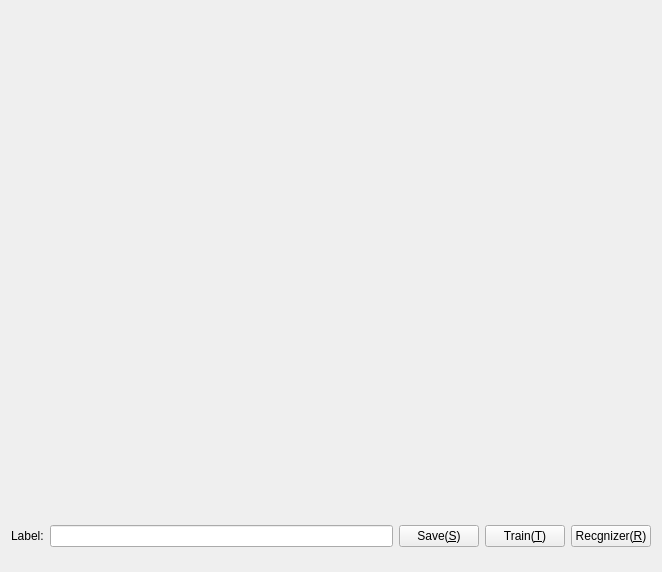
<?xml version="1.0" encoding="UTF-8"?>
<ui version="4.0">
 <class>CFrmFaceRecognizer</class>
 <widget class="QWidget" name="CFrmFaceRecognizer">
  <property name="geometry">
   <rect>
    <x>0</x>
    <y>0</y>
    <width>658</width>
    <height>572</height>
   </rect>
  </property>
  <property name="windowTitle">
   <string>Face Recognizer</string>
  </property>
  <layout class="QGridLayout" name="gridLayout_2">
   <item row="0" column="0">
    <widget class="QLabel" name="lbShow">
     <property name="sizePolicy">
      <sizepolicy hsizetype="Fixed" vsizetype="Fixed">
       <horstretch>0</horstretch>
       <verstretch>0</verstretch>
      </sizepolicy>
     </property>
     <property name="minimumSize">
      <size>
       <width>640</width>
       <height>480</height>
      </size>
     </property>
     <property name="maximumSize">
      <size>
       <width>640</width>
       <height>480</height>
      </size>
     </property>
     <property name="text">
      <string/>
     </property>
    </widget>
   </item>
   <item row="1" column="0">
    <layout class="QGridLayout" name="gridLayout">
     <item row="0" column="1">
      <widget class="QLineEdit" name="leLabel"/>
     </item>
     <item row="0" column="2">
      <widget class="QPushButton" name="pbSave">
       <property name="text">
        <string>Save(&amp;S)</string>
       </property>
      </widget>
     </item>
     <item row="0" column="0">
      <widget class="QLabel" name="label">
       <property name="text">
        <string>Label:</string>
       </property>
      </widget>
     </item>
     <item row="0" column="3">
      <widget class="QPushButton" name="pbTrain">
       <property name="text">
        <string>Train(&amp;T)</string>
       </property>
      </widget>
     </item>
     <item row="0" column="4">
      <widget class="QPushButton" name="pbRecgnizer">
       <property name="text">
        <string>Recgnizer(&amp;R)</string>
       </property>
      </widget>
     </item>
    </layout>
   </item>
  </layout>
 </widget>
 <resources/>
 <connections/>
</ui>
